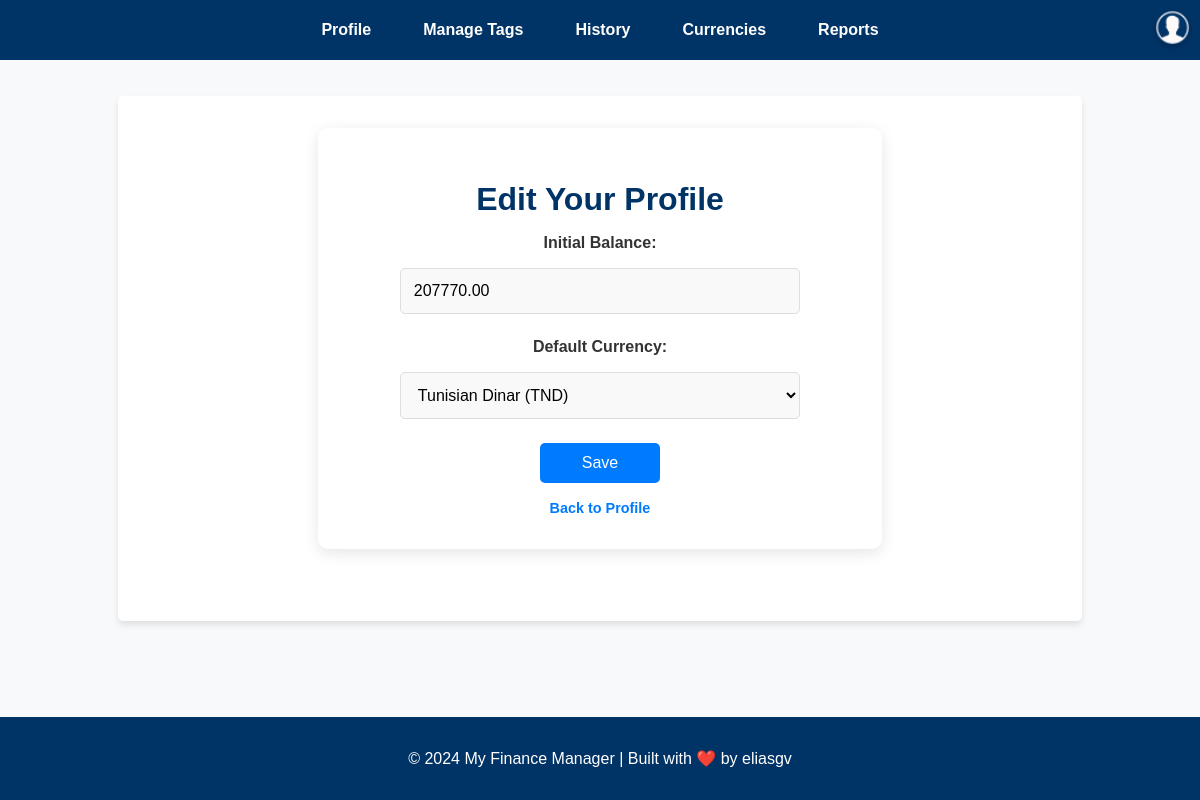
Before: /users/profile/edit/ (signed in) with the older database file.
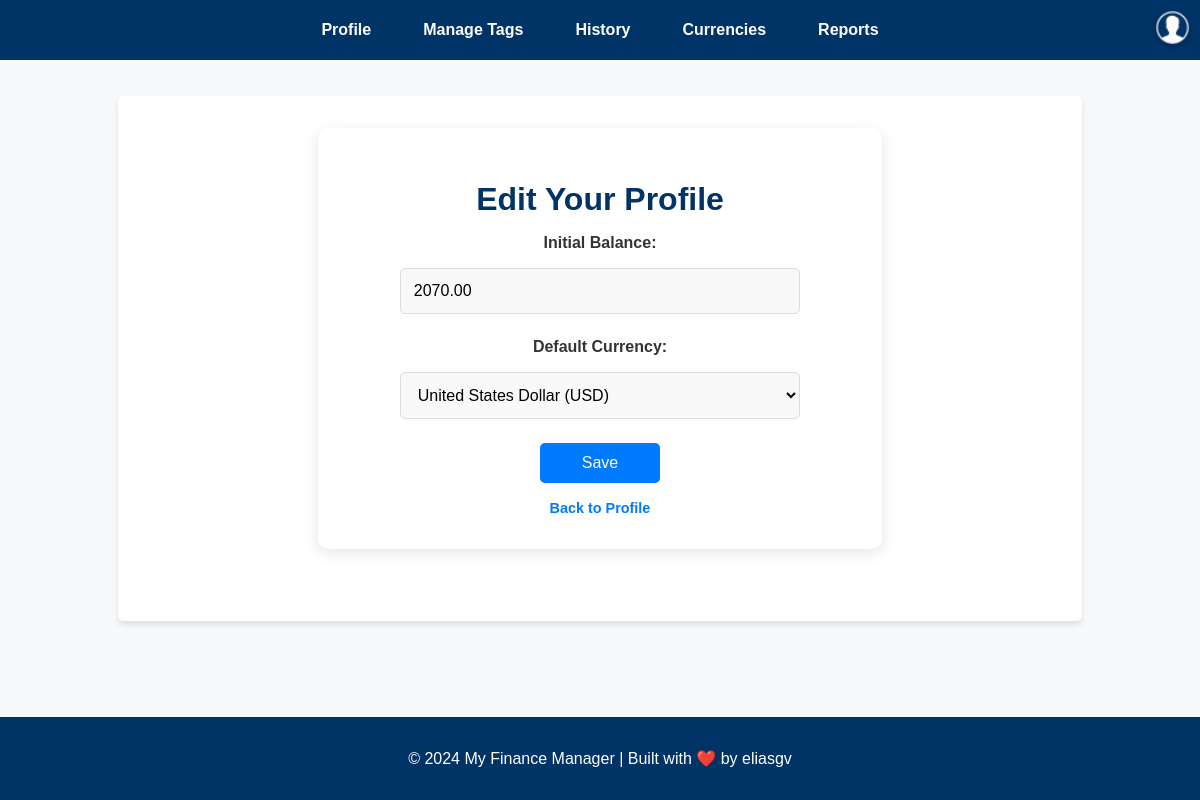
After: the same page with the newer database file.
### users/models.py (models this page shows, shortened)
class UserProfile(models.Model):
    user = models.OneToOneField(User, on_delete=models.CASCADE, related_name="profile")
    initial_balance = models.DecimalField(max_digits=10, decimal_places=2, default=0.00)
    balance = models.DecimalField(max_digits=10, decimal_places=2, default=0.00)
    default_currency = models.ForeignKey(Currency, on_delete=models.SET_NULL, null=True, default=146)

### users/views.py (the view)
# urls.py: path('profile/edit/', views.edit_initial_balance_view, name='edit_profile'),
@login_required
def edit_initial_balance_view(request):
    profile = request.user.profile
    currencies = Currency.objects.all()
    if request.method == 'POST':
        form = EditProfileForm(request.POST, instance=profile)
        if form.is_valid():
            form.save()
            messages.success(request, "Profile updated successfully.")
            return redirect('users:profile')
        else:
            messages.error(request, "Please correct the errors below.")
    else:
        form = EditProfileForm(instance=profile)
    return render(request, 'users/edit_profile.html', {
        'form': form,
        'currencies': currencies,
    })

### users/forms.py
class EditProfileForm(forms.ModelForm):
    class Meta:
        model = UserProfile
        fields = ['initial_balance' , 'default_currency']

### currencies/models.py (called while the page is built)
    def __str__(self):
        return f"{self.name} ({self.code})"

### templates/users/edit_profile.html (shortened to what this page needs)
{% extends 'base.html' %}
{% block content %}
<div class="edit-profile-container">
    <h1 class="edit-profile-title">Edit Your Profile</h1>
    <form method="POST" class="styled-form">
        <div class="form-group">
            <label for="initial_balance">Initial Balance:</label>
            {{ form.initial_balance }}
        </div>
        <div class="form-group">
            <label for="default_currency">Default Currency:</label>
            {{ form.default_currency }}
        </div>
        <button type="submit" class="btn btn-primary">Save</button>
    </form>
    <a href="{% url 'users:profile' %}" class="back-link">Back to Profile</a>
</div>
{% endblock %}

Changed rows visible on the page:
changed UserProfile: initial_balance "207770.00" → "2070.00"; default_currency "Tunisian Dinar (TND)" → "United States Dollar (USD)"
